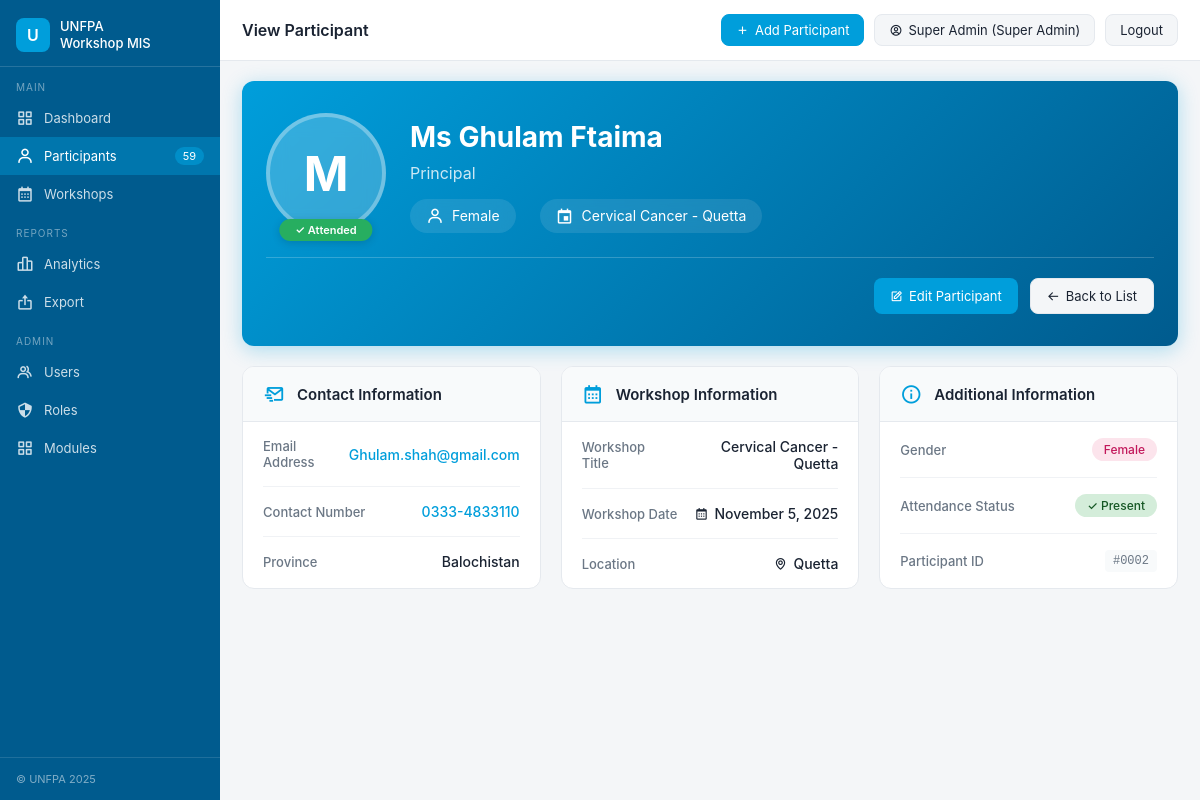
The app's page /participant_view.php?id=2 (signed in) with its own data.
### tables this page shows
CREATE TABLE IF NOT EXISTS `users` (
  `id` int NOT NULL AUTO_INCREMENT,
  `name` varchar(150) NOT NULL,
  `email` varchar(180) NOT NULL,
  `password` varchar(255) NOT NULL,
  `role_id` int NOT NULL,
  `status` enum('active','inactive','suspended') NOT NULL DEFAULT 'active',
  `created_at` datetime NOT NULL DEFAULT CURRENT_TIMESTAMP,
  `updated_at` datetime NOT NULL DEFAULT CURRENT_TIMESTAMP ON UPDATE CURRENT_TIMESTAMP,
  `bio` text,
  `last_login` datetime DEFAULT NULL,
  PRIMARY KEY (`id`),
  UNIQUE KEY `email` (`email`),
  KEY `role_id` (`role_id`),
  KEY `idx_users_status` (`status`),
  KEY `idx_users_email` (`email`)
);

CREATE TABLE IF NOT EXISTS `roles` (
  `id` int NOT NULL AUTO_INCREMENT,
  `name` varchar(100) NOT NULL,
  `created_by` int DEFAULT NULL,
  `created_at` datetime NOT NULL DEFAULT CURRENT_TIMESTAMP,
  PRIMARY KEY (`id`),
  UNIQUE KEY `name` (`name`)
);

CREATE TABLE IF NOT EXISTS `participants` (
  `id` int NOT NULL AUTO_INCREMENT,
  `name` varchar(150) NOT NULL,
  `designation` varchar(150) DEFAULT NULL,
  `workshop_id` int DEFAULT NULL,
  `province` varchar(100) DEFAULT NULL,
  `contact` varchar(50) DEFAULT NULL,
  `email` varchar(150) DEFAULT NULL,
  `gender` enum('Female','Male') DEFAULT 'Female',
  `attended` tinyint(1) DEFAULT '1',
  `photo` varchar(200) DEFAULT NULL,
  `created_at` timestamp NOT NULL DEFAULT CURRENT_TIMESTAMP,
  PRIMARY KEY (`id`),
  KEY `workshop_id` (`workshop_id`)
);

CREATE TABLE IF NOT EXISTS `workshops` (
  `id` int NOT NULL AUTO_INCREMENT,
  `title` varchar(200) NOT NULL,
  `code` varchar(50) DEFAULT NULL,
  `date` date DEFAULT NULL,
  `location` varchar(150) DEFAULT NULL,
  `created_at` timestamp NOT NULL DEFAULT CURRENT_TIMESTAMP,
  PRIMARY KEY (`id`)
);

### auth.php (called while the page is built, shortened)
<?php
function auth_current_user()
{
    global $pdo;
    static $user;
    if ($user !== null) {
        return $user;
    }
    $stmt = $pdo->prepare('SELECT u.*, r.name AS role_name, r.id AS role_id FROM users u LEFT JOIN roles r ON u.role_id = r.id WHERE u.id = ?');
    $stmt->execute([$_SESSION['user_id']]);
    $user = $stmt->fetch();
    return $user ?: null;
}
function auth_is_logged_in()
{
    return (bool)auth_current_user();
}
function auth_require_login()
{
    if (!auth_is_logged_in()) {
        $next = urlencode($_SERVER['REQUEST_URI']);
        redirect("login.php?next=$next");
    }
}
function auth_get_allowed_modules()
{
    global $pdo;
    static $modules;
    if ($modules !== null) {
        return $modules;
    }
    $user = auth_current_user();
    $stmt = $pdo->prepare('SELECT m.* FROM modules m INNER JOIN role_modules rm ON m.id = rm.module_id WHERE rm.role_id = ? ORDER BY m.name');
    $stmt->execute([$user['role_id']]);
    $modules = $stmt->fetchAll();
    return $modules;
}
function auth_can_access_module($slug)
{
    foreach (auth_get_allowed_modules() as $module) {
        if ($module['slug'] === $slug) {
            return true;
        }
    }
    return false;
}
function auth_require_module($slug)
{
    auth_require_login();
    if (!auth_can_access_module($slug)) {
        auth_render_access_denied();
        exit;
    }
}
function auth_get_module_nav_items()
{
    $mapping = [
        'dashboard' => ['label' => 'Dashboard', 'href' => 'index.php', 'icon' => 'bx-grid-alt'],
        'participants' => ['label' => 'Participants', 'href' => 'participants.php', 'icon' => 'bx-user'],
        'workshops' => ['label' => 'Workshops', 'href' => 'workshops.php', 'icon' => 'bx-calendar'],
        'analytics' => ['label' => 'Analytics', 'href' => 'analytics.php', 'icon' => 'bx-bar-chart-alt-2'],
        'export' => ['label' => 'Export', 'href' => 'export.php', 'icon' => 'bx-export'],
        'users' => ['label' => 'Users', 'href' => 'users.php', 'icon' => 'bx-group'],
        'roles' => ['label' => 'Roles', 'href' => 'roles.php', 'icon' => 'bx-shield-quarter'],
        'modules' => ['label' => 'Modules', 'href' => 'modules.php', 'icon' => 'bx-grid-alt'],
    ];
    $items = [];
    foreach (auth_get_allowed_modules() as $module) {
        if (isset($mapping[$module['slug']])) {
            $items[$module['slug']] = $mapping[$module['slug']];
        }
    }
    return $items;
}

### db.php (called while the page is built, shortened)
<?php
$DB_HOST = 'localhost';
$DB_NAME = 'unfpa_mis';
$DB_USER = 'root';
$DB_PASS = '';
try {
    $pdo = new PDO("mysql:host=$DB_HOST;dbname=$DB_NAME;charset=utf8mb4", $DB_USER, $DB_PASS, [
        PDO::ATTR_ERRMODE => PDO::ERRMODE_EXCEPTION,
        PDO::ATTR_DEFAULT_FETCH_MODE => PDO::FETCH_ASSOC,
    ]);
} catch (PDOException $e) {
    die("DB Connection failed: " . $e->getMessage());
}
function e($v){ return htmlspecialchars($v ?? '', ENT_QUOTES, 'UTF-8'); }
require_once __DIR__ . '/auth.php';

### participant_view.php (the view, shortened to what this page needs)
<?php
$page='participants';
require_once __DIR__.'/db.php';
auth_require_module('participants');
$id = (int)($_GET['id'] ?? 0);
$stmt = $pdo->prepare("
  SELECT p.*,
         w.title as workshop_title,
         w.date as workshop_date,
         w.location as workshop_location
  FROM participants p
  LEFT JOIN workshops w ON w.id = p.workshop_id
  WHERE p.id = ?
");
$stmt->execute([$id]);
$participant = $stmt->fetch();
$pageTitle = 'View Participant';
require_once __DIR__.'/header.php';
?>
<div class="profile-container">
  <div class="profile-header-card">
    <div class="profile-header-content">
      <div class="profile-photo-section">
        <?php if($participant['photo']): ?>
          <img src="uploads/<?= e($participant['photo']) ?>" alt="<?= e($participant['name']) ?>" class="profile-photo">
        <?php else: ?>
          <div class="profile-photo-placeholder">
            <?= e(strtoupper(substr($participant['name'], 0, 1))) ?>
          </div>
        <?php endif; ?>
        <div class="profile-status-badge <?= $participant['attended'] ? 'attended' : 'not-attended' ?>">
          <?= $participant['attended'] ? '✓ Attended' : 'Not Attended' ?>
        </div>
      </div>
      <div class="profile-info-section">
        <div class="profile-name-section">
          <h1 class="profile-name"><?= e($participant['name']) ?></h1>
          <p class="profile-designation"><?= e($participant['designation'] ?: 'No designation specified') ?></p>
        </div>
        <div class="profile-meta">
          <div class="meta-item">
            <i class='bx bx-user'></i>
            <span><?= e($participant['gender']) ?></span>
          </div>
          <?php if($participant['workshop_title']): ?>
          <div class="meta-item">
            <i class='bx bx-calendar-event'></i>
            <span><?= e($participant['workshop_title']) ?></span>
          </div>
          <?php endif; ?>
        </div>
      </div>
    </div>
    <div class="profile-actions">
      <a href="participant_form.php?id=<?= $participant['id'] ?>" class="btn">
        <i class='bx bx-edit'></i> Edit Participant
      </a>
      <a href="participants.php" class="btn sec">
        <i class='bx bx-arrow-back'></i> Back to List
      </a>
    </div>
  </div>
  <div class="profile-details-grid">
    <div class="detail-card">
      <div class="detail-card-header">
        <i class='bx bx-mail-send'></i>
        <h3>Contact Information</h3>
      </div>
      <div class="detail-card-body">
        <div class="detail-row">
          <div class="detail-label">Email Address</div>
          <div class="detail-value">
            <?php if($participant['email']): ?>
              <a href="mailto:<?= e($participant['email']) ?>" class="detail-link">
                <?= e($participant['email']) ?>
              </a>
            <?php else: ?>
              <span class="detail-empty">Not provided</span>
            <?php endif; ?>
          </div>
        </div>
        <div class="detail-row">
          <div class="detail-label">Contact Number</div>
          <div class="detail-value">
            <?php if($participant['contact']): ?>
              <a href="tel:<?= e($participant['contact']) ?>" class="detail-link">
                <?= e($participant['contact']) ?>
              </a>
            <?php else: ?>
              <span class="detail-empty">Not provided</span>
            <?php endif; ?>
          </div>
        </div>
        <div class="detail-row">
          <div class="detail-label">Province</div>
          <div class="detail-value">
            <?= e($participant['province'] ?: 'Not specified') ?>
          </div>
        </div>
      </div>
    </div>
    <div class="detail-card">
      <div class="detail-card-header">
        <i class='bx bx-calendar'></i>
        <h3>Workshop Information</h3>
      </div>
      <div class="detail-card-body">
        <div class="detail-row">
          <div class="detail-label">Workshop Title</div>
          <div class="detail-value">
            <?= e($participant['workshop_title'] ?: 'Not assigned') ?>
          </div>
        </div>
        <?php if($participant['workshop_date']): ?>
        <div class="detail-row">
          <div class="detail-label">Workshop Date</div>
          <div class="detail-value">
            <i class='bx bx-calendar'></i>
            <?= date('F j, Y', strtotime($participant['workshop_date'])) ?>
          </div>
        </div>
        <?php endif; ?>
        <?php if($participant['workshop_location']): ?>
        <div class="detail-row">
          <div class="detail-label">Location</div>
          <div class="detail-value">
            <i class='bx bx-map'></i>
            <?= e($participant['workshop_location']) ?>
          </div>
        </div>
        <?php endif; ?>
      </div>
    </div>
    <div class="detail-card">
      <div class="detail-card-header">
        <i class='bx bx-info-circle'></i>
        <h3>Additional Information</h3>
      </div>
      <div class="detail-card-body">
        <div class="detail-row">
          <div class="detail-label">Gender</div>
          <div class="detail-value">
            <span class="gender-badge <?= strtolower($participant['gender']) ?>">
              <?= e($participant['gender']) ?>
            </span>
          </div>
        </div>
        <div class="detail-row">
          <div class="detail-label">Attendance Status</div>
          <div class="detail-value">
            <span class="attendance-badge <?= $participant['attended'] ? 'present' : 'absent' ?>">
              <?= $participant['attended'] ? '✓ Present' : '✗ Absent' ?>
            </span>
          </div>
        </div>
        <div class="detail-row">
          <div class="detail-label">Participant ID</div>
          <div class="detail-value">
            <span class="participant-id">#<?= str_pad($participant['id'], 4, '0', STR_PAD_LEFT) ?></span>
          </div>
        </div>
      </div>
    </div>
  </div>
</div>
<?php require __DIR__.'/footer.php'; ?>

### header.php (shortened to what this page needs)
<?php require_once __DIR__ . '/db.php'; $page = $page ?? 'dashboard'; $currentUser = auth_current_user(); $navItems = auth_is_logged_in() ? auth_get_module_nav_items() : []; $participantCount = isset($navItems['participants']) ? $pdo->query("SELECT COUNT(*) FROM participants")->fetchColumn() : 0; ?>
<!DOCTYPE html>
<html lang="en">
<head>
<link rel="stylesheet" href="assets/style.css">
<link rel="stylesheet" href="https://cdn.jsdelivr.net/npm/boxicons@2.1.4/css/boxicons.min.css">
</head>
<body>
<div class="shell">
  <aside class="sidebar">
    <div class="sb-logo">
      <div class="sb-logo-icon">U</div>
      <div class="sb-title">UNFPA<br>Workshop MIS</div>
    </div>
    <div class="sb-section">MAIN</div>
    <?php if ($navItems): ?>
      <?php foreach (['dashboard','participants','workshops'] as $slug): ?>
        <?php if (isset($navItems[$slug])): $item = $navItems[$slug]; ?>
          <a href="<?= e($item['href']) ?>" class="sb-item <?= $page === $slug ? 'active' : '' ?>">
            <i class='bx <?= e($item['icon']) ?>'></i> <?= e($item['label']) ?>
            <?php if ($slug === 'participants'): ?><span class="sb-badge"><?= $participantCount ?></span><?php endif; ?>
          </a>
        <?php endif; ?>
      <?php endforeach; ?>
      <?php if (isset($navItems['analytics']) || isset($navItems['export'])): ?>
        <div class="sb-section">REPORTS</div>
        <?php if (isset($navItems['analytics'])): $item = $navItems['analytics']; ?>
          <a href="<?= e($item['href']) ?>" class="sb-item <?= $page==='analytics'?'active':'' ?>"><i class='bx <?= e($item['icon']) ?>'></i> <?= e($item['label']) ?></a>
        <?php endif; ?>
        <?php if (isset($navItems['export'])): $item = $navItems['export']; ?>
          <a href="<?= e($item['href']) ?>" class="sb-item <?= $page==='export'?'active':'' ?>"><i class='bx <?= e($item['icon']) ?>'></i> <?= e($item['label']) ?></a>
        <?php endif; ?>
      <?php endif; ?>
      <?php if (isset($navItems['users']) || isset($navItems['roles']) || isset($navItems['modules'])): ?>
        <div class="sb-section">ADMIN</div>
        <?php foreach (['users','roles','modules'] as $slug): ?>
          <?php if (isset($navItems[$slug])): $item = $navItems[$slug]; ?>
            <a href="<?= e($item['href']) ?>" class="sb-item <?= $page === $slug ? 'active' : '' ?>"><i class='bx <?= e($item['icon']) ?>'></i> <?= e($item['label']) ?></a>
          <?php endif; ?>
        <?php endforeach; ?>
      <?php endif; ?>
    <?php else: ?>
      <div class="sb-note">Please log in to see navigation.</div>
    <?php endif; ?>
    <div class="sb-footer">© UNFPA 2025</div>
  </aside>
  <main class="main">
    <div class="topbar">
      <div class="topbar-title"><?= e($pageTitle ?? 'Dashboard Overview') ?></div>
      <div class="topbar-right">
        <?php if (isset($navItems['participants'])): ?>
          <a href="participant_form.php" class="top-btn primary"><i class='bx bx-plus'></i> Add Participant</a>
        <?php endif; ?>
        <?php if ($currentUser): ?>
          <span class="top-btn user-badge"><i class='bx bx-user-circle'></i> <?= e($currentUser['name']) ?> (<?= e($currentUser['role_name']) ?>)</span>
          <a href="logout.php" class="top-btn sec">Logout</a>
        <?php else: ?>
          <a href="login.php" class="top-btn sec">Sign In</a>
          <a href="signup.php" class="top-btn primary">Sign Up</a>
        <?php endif; ?>
      </div>
    </div>
    <div class="content">

### assets/style.css (style rules this page uses)
* { box-sizing:border-box;margin:0;padding:0 }
:root { --bg:#f4f6f8; --card:#fff; --text:#1a2332; --muted:#6b7785; --tert:#9aa5b1; --border:#e5e9ee; --primary:#009EDB; --primary-dark:#005B8E; --radius:10px; }
body { font-family:-apple-system,BlinkMacSystemFont,"Segoe UI",sans-serif;font-size:14px;color:var(--text);background:var(--bg) }
.shell { display:grid;grid-template-columns:220px 1fr;min-height:100vh }
.sidebar { background:var(--primary-dark);color:#fff;display:flex;flex-direction:column }
.sb-logo { padding:18px 16px 14px;border-bottom:1px solid rgba(255,255,255,.15);display:flex;align-items:center;gap:10px }
.sb-logo-icon { width:34px;height:34px;background:var(--primary);border-radius:8px;display:flex;align-items:center;justify-content:center;font-weight:600;font-size:16px }
.sb-title { font-size:13px;font-weight:500;line-height:1.3 }
.sb-section { padding:14px 0 6px 16px;font-size:10px;letter-spacing:.1em;color:rgba(255,255,255,.45);text-transform:uppercase }
.sb-item { display:flex;align-items:center;gap:10px;padding:10px 16px;font-size:13px;color:rgba(255,255,255,.8);text-decoration:none;transition:background .15s }
.sb-item.active { background:rgba(0,158,219,.4);color:#fff }
.sb-item i { font-size:18px }
.sb-badge { margin-left:auto;background:rgba(0,158,219,.6);color:#fff;font-size:11px;padding:2px 8px;border-radius:10px }
.sb-footer { margin-top:auto;padding:14px 16px;border-top:1px solid rgba(255,255,255,.12);font-size:11px;color:rgba(255,255,255,.5) }
.main { overflow:auto }
.topbar { background:#fff;border-bottom:1px solid var(--border);padding:14px 22px;display:flex;align-items:center;justify-content:space-between }
.topbar-title { font-size:16px;font-weight:600 }
.topbar-right { display:flex;align-items:center;gap:10px }
.top-btn { background:#f4f6f8;border:1px solid var(--border);border-radius:8px;padding:7px 14px;font-size:13px;color:var(--text);cursor:pointer;display:inline-flex;align-items:center;gap:6px;text-decoration:none }
.top-btn.primary { background:var(--primary);color:#fff;border-color:var(--primary) }
.content { padding:20px 22px;display:flex;flex-direction:column;gap:16px }
.btn { background:var(--primary);color:#fff;border:none;padding:9px 16px;border-radius:8px;cursor:pointer;font-size:13px;text-decoration:none;display:inline-flex;align-items:center;gap:6px }
.btn.sec { background:#f4f6f8;color:var(--text);border:1px solid var(--border) }

### records on screen
users: name "Super Admin", role.name "Super Admin"
participants: name "M", name "Ms Ghulam Ftaima", designation "Principal", gender "Female", workshop.title "Cervical Cancer - Quetta", email "Ghulam.shah@gmail.com", contact "0333-4833110", province "Balochistan", workshop.date "November 5, 2025", workshop.location "Quetta", id "0002"

### other values on screen
$item['label'] "Dashboard"
$item['label'] "Participants"
$participantCount "59"
$item['label'] "Workshops"
$item['label'] "Analytics"
$item['label'] "Export"
$item['label'] "Users"
$item['label'] "Roles"
$item['label'] "Modules"
$pageTitle "View Participant"
